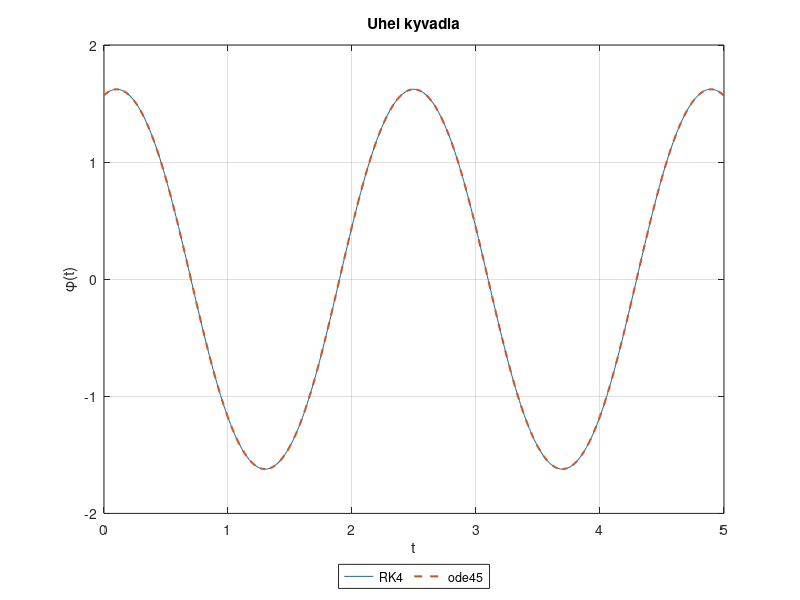
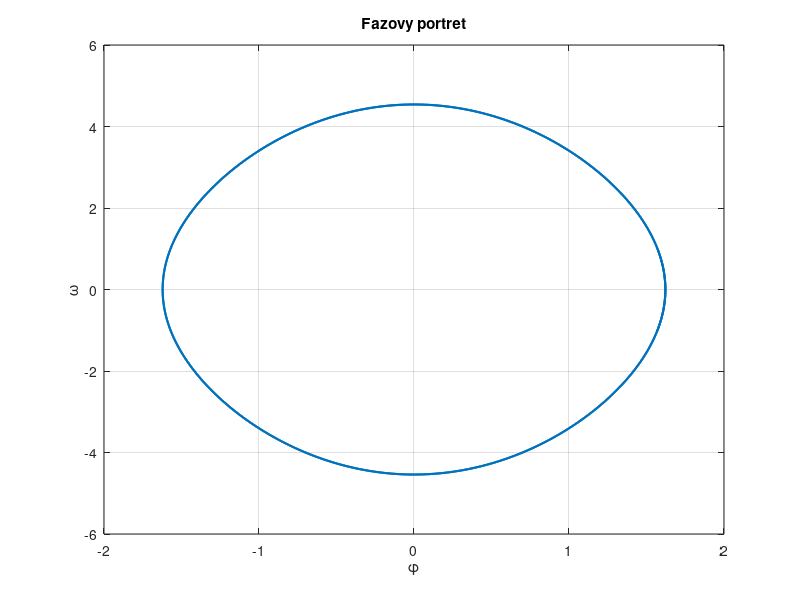

MATLAB code to generate these figures, in order:
% Nelinearni kyvadlo  phi'' + (g/l)*sin(phi) = 0,  phi(0) = pi/2, phi'(0) = 1
% Substituce omega = phi' vede na soustavu prvniho radu pro y = (phi, omega):
%   phi' = omega,   omega' = -(g/l)*sin(phi)
g = 9.81; l = 1;                        % tihove zrychleni, delka kyvadla
F = @(t,y) [y(2); -(g/l)*sin(y(1))];    % prava strana soustavy y' = F(t,y)
y0 = [pi/2; 1]; t0 = 0; tMax = 5;      % pocatecni podminka a konec intervalu
n = 500; h = (tMax - t0)/n; t = t0 + h*(0:n);

Y = zeros(2,n+1); Y(:,1) = y0;          % RK4 pro soustavu: sloupec Y(:,i) je stav v case t(i)
for i = 1:n
    k1 = F(t(i),       Y(:,i));
    k2 = F(t(i) + h/2, Y(:,i) + h/2*k1);
    k3 = F(t(i) + h/2, Y(:,i) + h/2*k2);
    k4 = F(t(i+1),     Y(:,i) + h*k3);
    Y(:,i+1) = Y(:,i) + h/6*(k1 + 2*k2 + 2*k3 + k4);
end

% Srovnani s vestavenym resicem ode45 v tychz casech t
opts = odeset('RelTol', 1e-10, 'AbsTol', 1e-12);
[~, Yref] = ode45(F, t, y0, opts);

% Energie na jednotku hmotnosti by se mela zachovavat
E = 0.5*l^2*Y(2,:).^2 - g*l*cos(Y(1,:));

fprintf('\n  %-33s = %.2e\n', 'krok h', h);
fprintf('  %-33s = %.2e\n', 'max |phi_RK4 - phi_ode45|', max(abs(Y(1,:) - Yref(:,1)')));
fprintf('  %-33s = %.2e\n\n', 'max |E - E(0)|', max(abs(E - E(1))));

% Perioda kmitu
% a) numericky: casy pruchodu phi nulou zdola nahoru (linearni interpolace)
phi = Y(1,:);
idx = find(phi(1:end-1) < 0 & phi(2:end) >= 0);
tNul = t(idx) - phi(idx).*(t(idx+1) - t(idx))./(phi(idx+1) - phi(idx));
T_num = mean(diff(tNul));
% b) presne: amplituda ze zakona zachovani energie a elipticky integral
phiMax = acos(cos(y0(1)) - l*y0(2)^2/(2*g));
T_ex = 4*sqrt(l/g)*ellipke(sin(phiMax/2)^2);
% c) linearizace pro male kmity (sin(phi) ~ phi): T_0 = 2*pi*sqrt(l/g)
T_0 = 2*pi*sqrt(l/g);

fprintf('  %-33s = %.4f rad\n', 'amplituda phi_max', phiMax);
fprintf('  %-33s = %.7f s\n', 'perioda z reseni RK4', T_num);
fprintf('  %-33s = %.7f s\n', 'perioda presna (ellipke)', T_ex);
fprintf('  %-33s = %.7f s\n\n', 'perioda malych kmitu T_0', T_0);

figure(1)                               % uhel v case
plot(t, Y(1,:), '-', t, Yref(:,1), '--', 'LineWidth', 1.5)
grid on; xlabel('t'); ylabel('\phi(t)')
legend('RK4', 'ode45', 'Location', 'southoutside', 'Orientation', 'horizontal')
title('Uhel kyvadla')

figure(2)                               % fazovy portret
plot(Y(1,:), Y(2,:), 'LineWidth', 1.5)
grid on; xlabel('\phi'); ylabel('\omega')
title('Fazovy portret')
